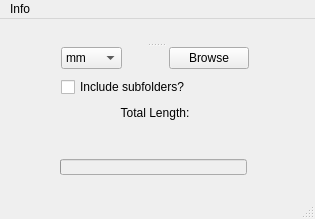
<?xml version="1.0" encoding="UTF-8"?>
<ui version="4.0">
 <class>Img2Length</class>
 <widget class="QMainWindow" name="Img2Length">
  <property name="geometry">
   <rect>
    <x>0</x>
    <y>0</y>
    <width>315</width>
    <height>219</height>
   </rect>
  </property>
  <property name="minimumSize">
   <size>
    <width>315</width>
    <height>219</height>
   </size>
  </property>
  <property name="maximumSize">
   <size>
    <width>315</width>
    <height>219</height>
   </size>
  </property>
  <property name="windowTitle">
   <string>Img2Length</string>
  </property>
  <property name="toolTipDuration">
   <number>0</number>
  </property>
  <widget class="QWidget" name="centralwidget">
   <widget class="QProgressBar" name="progressBar">
    <property name="enabled">
     <bool>false</bool>
    </property>
    <property name="geometry">
     <rect>
      <x>60</x>
      <y>140</y>
      <width>187</width>
      <height>16</height>
     </rect>
    </property>
    <property name="value">
     <number>0</number>
    </property>
    <property name="alignment">
     <set>Qt::AlignCenter</set>
    </property>
    <property name="textVisible">
     <bool>false</bool>
    </property>
    <property name="invertedAppearance">
     <bool>false</bool>
    </property>
   </widget>
   <widget class="QSplitter" name="splitter">
    <property name="geometry">
     <rect>
      <x>20</x>
      <y>10</y>
      <width>271</width>
      <height>92</height>
     </rect>
    </property>
    <property name="orientation">
     <enum>Qt::Vertical</enum>
    </property>
    <widget class="QLabel" name="folder_label">
     <property name="text">
      <string/>
     </property>
    </widget>
    <widget class="QWidget" name="layoutWidget">
     <layout class="QGridLayout" name="gridLayout">
      <property name="sizeConstraint">
       <enum>QLayout::SetNoConstraint</enum>
      </property>
      <property name="verticalSpacing">
       <number>8</number>
      </property>
      <item row="0" column="1">
       <widget class="QPushButton" name="browseButton">
        <property name="sizePolicy">
         <sizepolicy hsizetype="Fixed" vsizetype="Fixed">
          <horstretch>0</horstretch>
          <verstretch>0</verstretch>
         </sizepolicy>
        </property>
        <property name="text">
         <string>Browse</string>
        </property>
        <property name="flat">
         <bool>false</bool>
        </property>
       </widget>
      </item>
      <item row="2" column="0" colspan="2">
       <widget class="QLabel" name="converted_label">
        <property name="sizePolicy">
         <sizepolicy hsizetype="Preferred" vsizetype="Preferred">
          <horstretch>0</horstretch>
          <verstretch>0</verstretch>
         </sizepolicy>
        </property>
        <property name="text">
         <string>Total Length:</string>
        </property>
        <property name="alignment">
         <set>Qt::AlignCenter</set>
        </property>
       </widget>
      </item>
      <item row="1" column="0" colspan="2">
       <widget class="QCheckBox" name="SubfoldersCheckBox">
        <property name="toolTip">
         <string>*Slows down count on large number of sub-folders*</string>
        </property>
        <property name="statusTip">
         <string>Not recommended for large subfolder counts</string>
        </property>
        <property name="text">
         <string>Include subfolders?</string>
        </property>
       </widget>
      </item>
      <item row="0" column="0">
       <widget class="QComboBox" name="unitComboBox">
        <property name="sizePolicy">
         <sizepolicy hsizetype="Fixed" vsizetype="Fixed">
          <horstretch>0</horstretch>
          <verstretch>0</verstretch>
         </sizepolicy>
        </property>
        <property name="currentText">
         <string>mm</string>
        </property>
        <item>
         <property name="text">
          <string>mm</string>
         </property>
        </item>
        <item>
         <property name="text">
          <string>cm</string>
         </property>
        </item>
        <item>
         <property name="text">
          <string>metre</string>
         </property>
        </item>
        <item>
         <property name="text">
          <string>yard</string>
         </property>
        </item>
        <item>
         <property name="text">
          <string>mile</string>
         </property>
        </item>
        <item>
         <property name="text">
          <string>km</string>
         </property>
        </item>
       </widget>
      </item>
     </layout>
    </widget>
   </widget>
  </widget>
  <widget class="QMenuBar" name="menubar">
   <property name="geometry">
    <rect>
     <x>0</x>
     <y>0</y>
     <width>315</width>
     <height>21</height>
    </rect>
   </property>
   <widget class="QMenu" name="menuInfo">
    <property name="title">
     <string>Info</string>
    </property>
    <addaction name="actionFolder_Info"/>
   </widget>
   <addaction name="menuInfo"/>
  </widget>
  <widget class="QStatusBar" name="statusbar"/>
  <action name="actionFolder_Info">
   <property name="text">
    <string>Folder Info</string>
   </property>
   <property name="iconVisibleInMenu">
    <bool>false</bool>
   </property>
   <property name="shortcutVisibleInContextMenu">
    <bool>false</bool>
   </property>
  </action>
 </widget>
 <resources/>
 <connections>
  <connection>
   <sender>actionFolder_Info</sender>
   <signal>triggered()</signal>
   <receiver>Img2Length</receiver>
   <slot>show()</slot>
   <hints>
    <hint type="sourcelabel">
     <x>-1</x>
     <y>-1</y>
    </hint>
    <hint type="destinationlabel">
     <x>157</x>
     <y>83</y>
    </hint>
   </hints>
  </connection>
 </connections>
</ui>
